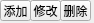
<?xml version="1.0" encoding="UTF-8"?>
<ui version="4.0">
 <class>PlOperateForm</class>
 <widget class="QWidget" name="PlOperateForm">
  <property name="geometry">
   <rect>
    <x>0</x>
    <y>0</y>
    <width>94</width>
    <height>23</height>
   </rect>
  </property>
  <property name="windowTitle">
   <string>Form</string>
  </property>
  <widget class="QToolButton" name="toolButton">
   <property name="geometry">
    <rect>
     <x>0</x>
     <y>0</y>
     <width>31</width>
     <height>21</height>
    </rect>
   </property>
   <property name="text">
    <string>添加</string>
   </property>
   <property name="icon">
    <iconset>
     <normaloff>../window/img/add.png</normaloff>../window/img/add.png</iconset>
   </property>
  </widget>
  <widget class="QToolButton" name="toolButton_2">
   <property name="geometry">
    <rect>
     <x>30</x>
     <y>0</y>
     <width>31</width>
     <height>21</height>
    </rect>
   </property>
   <property name="text">
    <string>修改</string>
   </property>
   <property name="icon">
    <iconset>
     <normaloff>../window/img/modify.png</normaloff>../window/img/modify.png</iconset>
   </property>
  </widget>
  <widget class="QToolButton" name="toolButton_3">
   <property name="geometry">
    <rect>
     <x>60</x>
     <y>0</y>
     <width>31</width>
     <height>21</height>
    </rect>
   </property>
   <property name="text">
    <string>删除</string>
   </property>
   <property name="icon">
    <iconset>
     <normaloff>../window/img/delete.png</normaloff>../window/img/delete.png</iconset>
   </property>
  </widget>
 </widget>
 <resources/>
 <connections/>
</ui>
